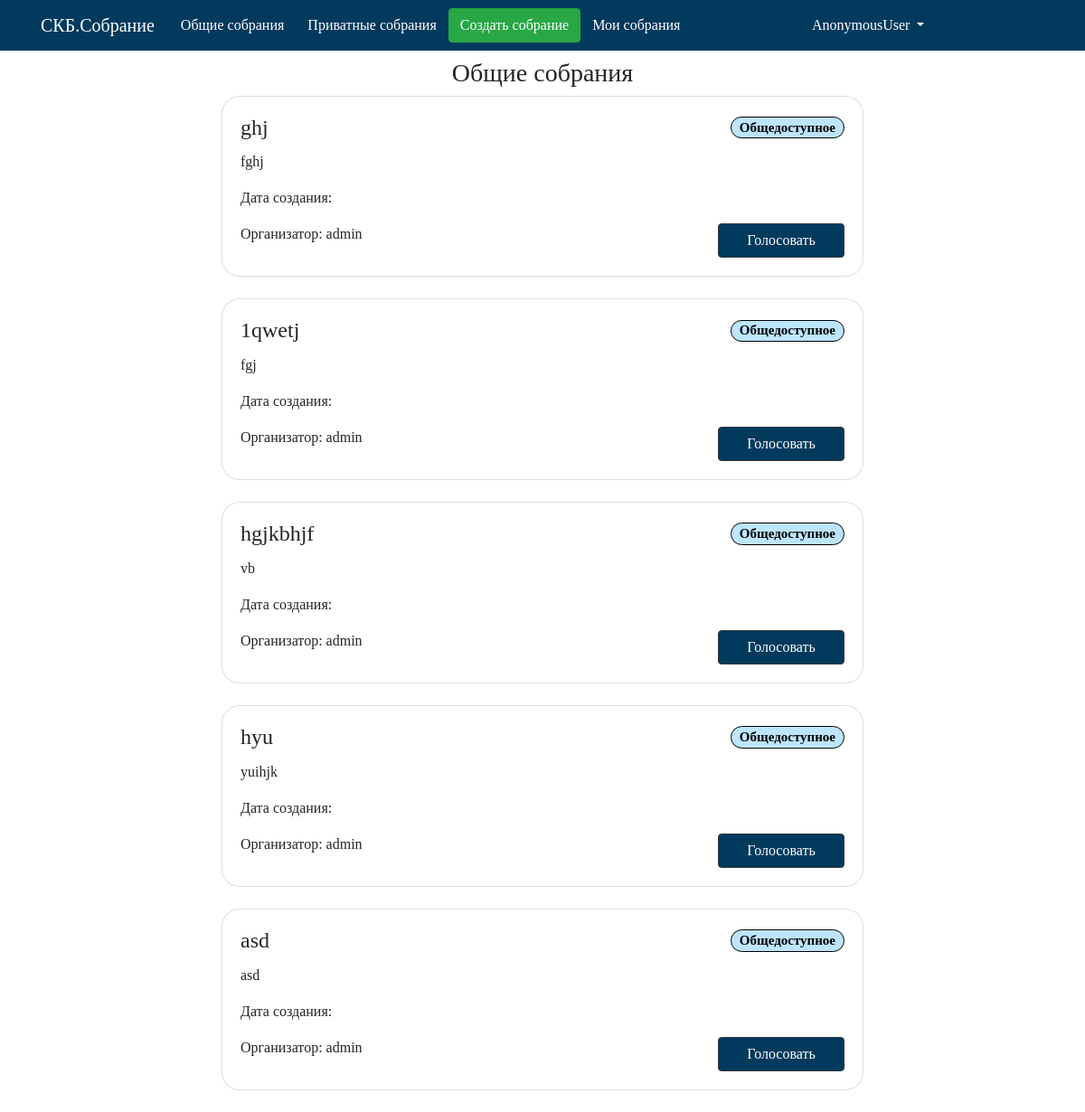
/maket/public_meetings/, run on an earlier commit of the app's database.
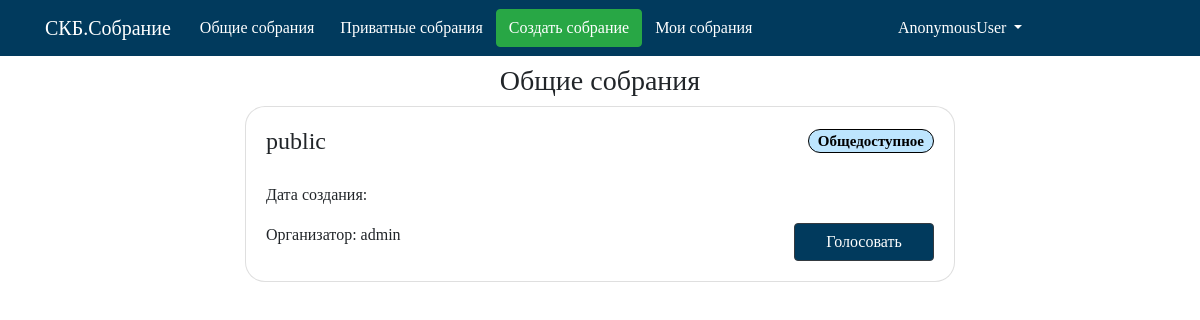
And on a later commit of the database.
### maket/models.py (models this page shows, shortened)
class Collect(models.Model):  # Собрание
    name = models.CharField('Название собрания', max_length=100, db_index=True,primary_key=True)
    tpesobr = models.CharField('Тип собрания',max_length= 20,default='Общедоступное')
    user = models.ForeignKey(User,verbose_name='Организатор',on_delete=models.CASCADE,unique=False)
    theme = models.CharField('Тема собрания', max_length=250)
    description = models.CharField('Описание собрания',max_length=500)
    duration = models.TimeField(verbose_name='Длительность')
    slug = models.SlugField(blank=True)
    def get_absolute_url(self):
        return reverse('vote_meeting_url', kwargs={'meeting_slug': self.slug})

### maket/views.py (the view)
# urls.py: path('public_meetings/', public_meetings_list, name='public_meetings_list_url'),
def public_meetings_list(request):
    publicMeet = Collect.objects.filter(tpesobr="Общедоступное")
    publicMeet=publicMeet[::-1]
    context = {'publicMeet': publicMeet}
    return render(request, 'maket/public_meetings.html', context)

### maket/templates/maket/public_meetings.html
{% extends 'maket/base.html' %}
{% block menu %}
{% include 'maket/includes/nav.html' %}
{% endblock %}
{% block name %}
    Общие собрания
{% endblock %}
{% block content %}
{% if not publicMeet %}
<h4 align="center"> <p class="text-danger">Общедоступных собраний нет</p> </h4>
{% else %}
{% for col in publicMeet %}
    {% include 'maket/includes/base_card.html' %}
{% endfor %}
{% endif %}
{% endblock %}

### maket/templates/maket/base.html (shortened to what this page needs)
{% load staticfiles %}
<!doctype html>
<html lang="en">
<head>
    <link rel="stylesheet" href="https://maxcdn.bootstrapcdn.com/bootstrap/4.0.0/css/bootstrap.min.css">
    <link rel="stylesheet" href="https://stackpath.bootstrapcdn.com/bootstrap/4.3.1/css/bootstrap.min.css">
    <link href="https://unpkg.com/gijgo@1.9.13/css/gijgo.min.css" rel="stylesheet" type="text/css" />
    <link rel="stylesheet" href="https://stackpath.bootstrapcdn.com/bootstrap/4.1.1/css/bootstrap.min.css">
    <link rel="stylesheet" href="https://cdnjs.cloudflare.com/ajax/libs/bootstrap-select/1.13.1/css/bootstrap-select.css" />
    <link rel="stylesheet" href="{% static 'css/style.css' %}">
</head>
<body>
<nav class="navbar navbar-expand-lg">
    <div class="container">
        <a class="navbar-brand" href="{% url 'meetings_list_url'%}">СКБ.Собрание</a>
        {% block menu %}
        {% endblock %}
    </div>
</nav>
<div class="container mt-2">
    <h3 align="center">
        {% block name %}
        {% endblock %}
    </h3>
    {% block content %}
    {% endblock %}
</div>
</body>
</html>

### maket/templates/maket/includes/nav.html (shortened to what this page needs)
<div class="collapse navbar-collapse "  id="navbarNavDropdown">
    <ul class="navbar-nav mr-auto">
        <li class="nav-item">
            <a class="btn" href="{% url 'public_meetings_list_url' %}">Общие собрания</a>
        </li>
        <li class="nav-item">
            <a class="btn" href="{% url 'private_meetings_list_url' %}">Приватные собрания</a>
        </li>
        <li class="nav-item">
            <a class="btn btn-success" href="{% url 'create_meeting_url'%}"> Создать собрание</a>
        </li>
        <li class="nav-item">
            <a class="btn" href="{% url 'my_meetings_list_url'%}">Мои собрания</a>
        </li>
    </ul>
    <ul class="navbar-nav mr-auto">
        <li class="nav-item dropdown">
            <a class="nav-link dropdown-toggle" href="#" id="navbarDropdown" role="button" data-toggle="dropdown" aria-haspopup="true" aria-expanded="false">
                {% load account %}
                {% user_display user %}
            </a>
        </li>
    </ul>
</div>

### maket/templates/maket/includes/base_card.html
<div class="col-md-8 offset-md-2" >
    <div class="card mb-4">
        <div class="card-body">
            <div class="row">
                <h4 class="card-title col">{{ col.name }} </h4>
                <h5 class="card-title col  text-right"><span class="badge badge-pill badge-info" data-toggle="tooltip" data-placement="right" >{{ col.tpesobr }}</span></h5>
            </div>
            <p class="card-text "> {{ col.theme }}</p>
            <p class="card-text "> Дата создания: {{ col.data }}</p>
            <div class="row">
                <div class=" col">
                    Организатор: {{ col.user }}
                </div>
                <div class="col text-right">
                    <a href="{{ col.get_absolute_url }}" class="btn btn-dark mr-0 vote">Голосовать</a>
                </div>
            </div>
        </div>
    </div>
</div>

### maket/static/css/style.css (style rules this page uses)
div.collapse a { color: white; }
div.container { font-family: Chasm; }
a.navbar-brand { color: white; }
nav { background-color:#013a5d; }
.card.mb-4 { border-radius: 20px; }
a.btn-dark, .vote { background-color:#013a5d; width:140px; }
.vote { background-color:#013a5d; width:180px; }
span.badge { background-color:#bde5fe; border: 1px solid; border-color: black; color: black; }

What changed in the data, as far as the page shows it:
removed Collect: name "ghj", tpesobr "Общедоступное", theme "fghj", user "admin"
removed Collect: name "1qwetj", tpesobr "Общедоступное", theme "fgj", user "admin"
removed Collect: name "hgjkbhjf", tpesobr "Общедоступное", theme "vb", user "admin"
removed Collect: name "hyu", tpesobr "Общедоступное", theme "yuihjk", user "admin"
removed Collect: name "asd", tpesobr "Общедоступное", theme "asd", user "admin"
added Collect: name "public", tpesobr "Общедоступное", user "admin"
